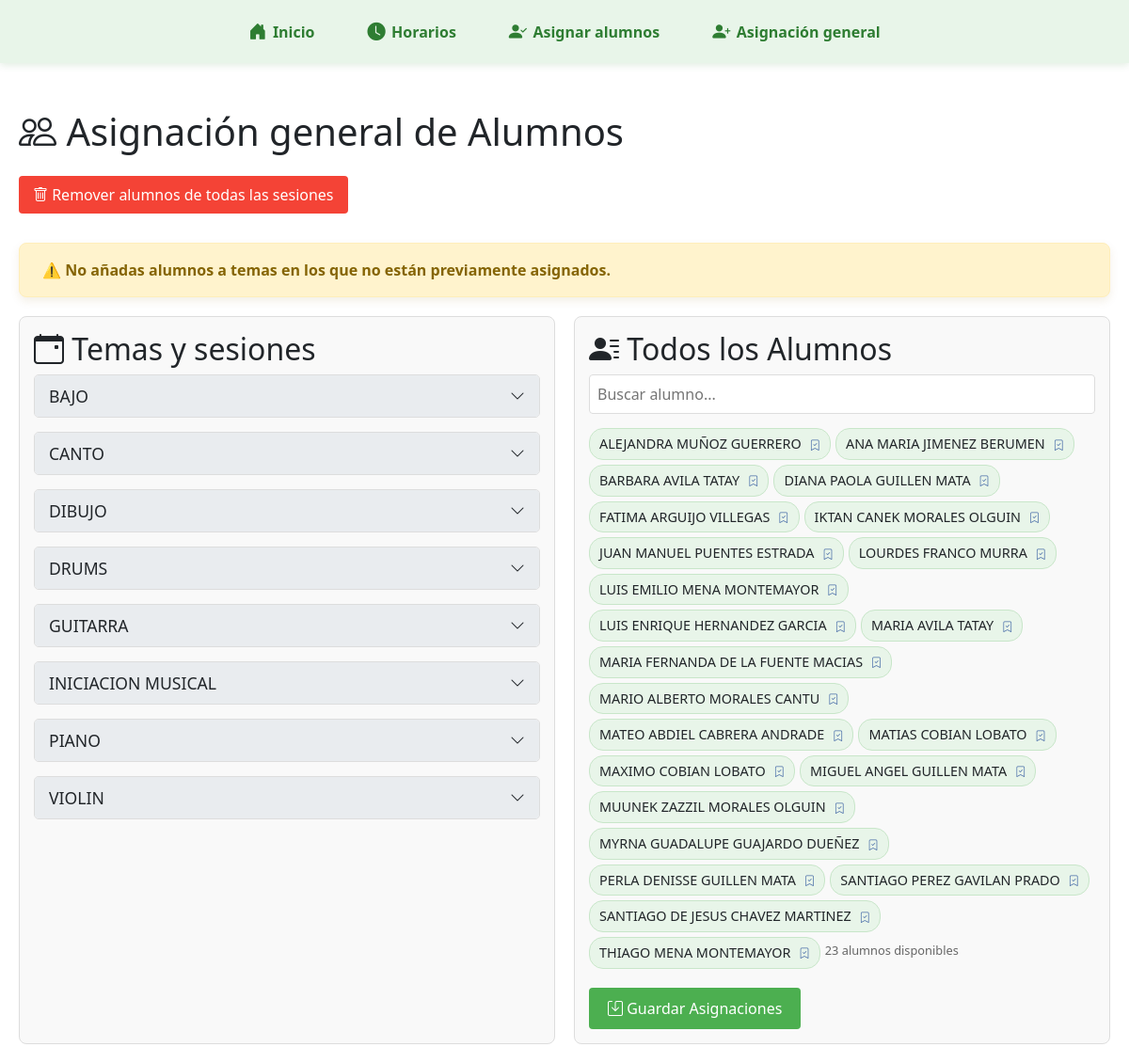
/asignacion_general.php, run on the app's committed database.
### tables this page shows
CREATE TABLE `alumnos` (
  `curp` varchar(18) NOT NULL,
  `nombre` varchar(50) NOT NULL,
  `apellidos` varchar(100) NOT NULL,
  `nombre_tutor` varchar(100) DEFAULT NULL,
  `fecha_nacimiento` date NOT NULL,
  `telefono` varchar(15) DEFAULT NULL,
  `mensualidad` decimal(10,2) NOT NULL DEFAULT 0.00,
  `activo` tinyint(1) DEFAULT 1,
  `fecha_registro` timestamp NOT NULL DEFAULT current_timestamp(),
  PRIMARY KEY (`curp`)
);

### asignacion_general.php (the view, shortened to what this page needs)
<?php
require_once __DIR__ . '/includes/bd.php';
function escape($str)
{
    return htmlspecialchars($str, ENT_QUOTES);
}
$temas = $conexion->query("
    SELECT t.id AS tema_id, t.nombre AS tema_nombre,
           h.id AS sesion_id, h.dia_semana, h.hora_inicio, h.hora_fin
    FROM temas t
    LEFT JOIN horarios h ON t.id = h.tema_id
    ORDER BY t.nombre, FIELD(h.dia_semana, 'Lunes','Martes','Miércoles','Jueves','Viernes','Sábado','Domingo'), h.hora_inicio
")->fetch_all(MYSQLI_ASSOC);
$sesiones_por_tema = [];
foreach ($temas as $row) {
    if (!isset($sesiones_por_tema[$row['tema_id']])) {
        $sesiones_por_tema[$row['tema_id']] = [
            'nombre' => $row['tema_nombre'],
            'sesiones' => []
        ];
    }
    if ($row['sesion_id']) {
        $sesiones_por_tema[$row['tema_id']]['sesiones'][] = [
            'id' => $row['sesion_id'],
            'dia_semana' => $row['dia_semana'],
            'hora_inicio' => $row['hora_inicio'],
            'hora_fin' => $row['hora_fin']
        ];
    }
}
$alumnos = $conexion->query("
    SELECT curp, CONCAT(nombre, ' ', apellidos) AS nombre_completo
    FROM alumnos
    WHERE activo = 1
    ORDER BY nombre, apellidos
")->fetch_all(MYSQLI_ASSOC);
$temas_por_alumno = [];
$res = $conexion->query("
    SELECT at.curp, GROUP_CONCAT(t.nombre SEPARATOR ', ') AS temas
    FROM alumnos_tema at
    JOIN temas t ON at.tema_id = t.id
    GROUP BY at.curp
");
while ($row = $res->fetch_assoc()) {
    $temas_por_alumno[$row['curp']] = $row['temas'];
}
?>
<!DOCTYPE html>
<html lang="es">
<head>
    <link rel="stylesheet" href="https://cdn.jsdelivr.net/npm/bootstrap-icons@1.11.1/font/bootstrap-icons.css">
    <link rel="stylesheet" href="https://cdn.jsdelivr.net/npm/bootstrap@5.2.3/dist/css/bootstrap.min.css">
</head>
<?php include 'navbar3.php'; ?>
<body>
    <br>
    <br>
    <br>
    <br>
    <div class="contenedor-principal">
        <h1><i class="bi bi-people"></i> Asignación general de Alumnos</h1>
        <button type="button" class="btn-desasignar-todo" onclick="desasignarTodos()">
            <i class="bi bi-trash"></i> Remover alumnos de todas las sesiones
        </button>
        <div class="alerta-asignacion">
            <p class="alerta-importante">
                ⚠️ No añadas alumnos a temas en los que no están previamente asignados.
            </p>
            <form method="POST">
                <div class="contenedor-drag-drop">
                    <div class="panel">
                        <h2><i class="bi bi-calendar-event"></i> Temas y sesiones</h2>
                        <?php if (empty($sesiones_por_tema)): ?>
                            <div class="alert alert-info">No hay sesiones disponibles.</div>
                        <?php else: ?>
                            <?php foreach ($sesiones_por_tema as $tema_id => $tema): ?>
                                <div class="tema-acordeon">
                                    <div class="tema-header" onclick="toggleAcordeon(this)">
                                        <h3><?= escape($tema['nombre']) ?></h3>
                                        <i class="bi bi-chevron-down"></i>
                                    </div>
                                </div>
                            <?php endforeach; ?>
                        <?php endif; ?>
                    </div>
                    <div class="panel">
                        <h2><i class="bi bi-person-lines-fill"></i> Todos los Alumnos</h2>
                        <div class="busqueda-container">
                            <input type="text" id="busqueda-alumnos" placeholder="Buscar alumno..."
                                onkeyup="filtrarAlumnos()">
                        </div>
                        <div id="alumnos-disponibles">
                            <?php foreach ($alumnos as $alumno):
                                $temas_alumno = $temas_por_alumno[$alumno['curp']] ?? 'Sin temas asignados';
                                $tooltip_text = !empty($temas_por_alumno[$alumno['curp']]) ? 'Inscrito en: ' . $temas_alumno : $temas_alumno;
                                ?>
                                <div class="alumno-item" draggable="true" data-curp="<?= escape($alumno['curp']) ?>"
                                    data-temas="<?= escape($temas_alumno) ?>" title="<?= escape($tooltip_text) ?>">
                                    <?= escape($alumno['nombre_completo']) ?>
                                    <?php if (!empty($temas_por_alumno[$alumno['curp']])): ?>
                                        <span class="badge-temas" title="<?= escape($tooltip_text) ?>">
                                            <i class="bi bi-bookmark-check"></i>
                                        </span>
                                    <?php endif; ?>
                                </div>
                            <?php endforeach; ?>
                        </div>
                    <button type="submit" class="btn-guardar"><i class="bi bi-save"></i> Guardar
                        Asignaciones</button>
            </form>
        </div>
</body>
</html>

### asignacion_general.php (style rules this page uses)
.contenedor-principal { max-width: 1400px; margin: 0 auto; padding: 20px; }
.contenedor-drag-drop { display: flex; gap: 20px; margin-top: 20px; }
.panel { flex: 1; border: 1px solid #ddd; border-radius: 8px; padding: 15px; background: #f9f9f9; max-height: 80vh; overflow-y: auto; }
.tema-acordeon { margin-bottom: 15px; border: 1px solid #ddd; border-radius: 5px; overflow: hidden; }
.tema-header { padding: 10px 15px; background: #e9ecef; cursor: pointer; display: flex; justify-content: space-between; align-items: center; }
.tema-header h3 { margin: 0; font-size: 1.1rem; }
#alumnos-disponibles { display: flex; flex-wrap: wrap; gap: 5px; }
.alumno-item { padding: 5px 10px; background: #e8f5e9; border-radius: 15px; cursor: move; font-size: 0.9rem; border: 1px solid #c8e6c9; }
.btn-guardar { margin-top: 20px; padding: 10px 20px; background: #4caf50; color: white; border: none; border-radius: 4px; cursor: pointer; }
.btn-desasignar-todo { margin: 15px 0; padding: 8px 15px; background: #f44336; color: white; border: none; border-radius: 4px; cursor: pointer; }
.busqueda-container { margin-bottom: 15px; }
#busqueda-alumnos { width: 100%; padding: 8px; border: 1px solid #ddd; border-radius: 4px; }
.badge-temas { margin-left: 5px; color: #4a6ea9; font-size: 0.8em; cursor: help; }
.alerta-importante { background-color: #fff3cd; color: #856404; border: 1px solid #ffeeba; padding: 1rem 1.5rem; border-radius: 8px; font-weight: 600; font-size: 1rem; margin-top: 1rem; box-shadow: 0 4px 10px rgba(133, 100, 4, 0.1); }

### data on the page
alumnos: nombre_completo "ALEJANDRA MUÑOZ GUERRERO"
alumnos: nombre_completo "ANA MARIA JIMENEZ BERUMEN"
alumnos: nombre_completo "BARBARA AVILA TATAY"
alumnos: nombre_completo "DIANA PAOLA GUILLEN MATA"
alumnos: nombre_completo "FATIMA ARGUIJO VILLEGAS"
alumnos: nombre_completo "IKTAN CANEK MORALES OLGUIN"
alumnos: nombre_completo "JUAN MANUEL PUENTES ESTRADA"
alumnos: nombre_completo "LOURDES FRANCO MURRA"
alumnos: nombre_completo "LUIS EMILIO MENA MONTEMAYOR"
alumnos: nombre_completo "LUIS ENRIQUE HERNANDEZ GARCIA"
alumnos: nombre_completo "MARIA AVILA TATAY"
alumnos: nombre_completo "MARIA FERNANDA DE LA FUENTE MACIAS"
alumnos: nombre_completo "MARIO ALBERTO MORALES CANTU"
alumnos: nombre_completo "MATEO ABDIEL CABRERA ANDRADE"
alumnos: nombre_completo "MATIAS COBIAN LOBATO"
alumnos: nombre_completo "MAXIMO COBIAN LOBATO"
alumnos: nombre_completo "MIGUEL ANGEL GUILLEN MATA"
alumnos: nombre_completo "MUUNEK ZAZZIL MORALES OLGUIN"
alumnos: nombre_completo "MYRNA GUADALUPE GUAJARDO DUEÑEZ"
alumnos: nombre_completo "PERLA DENISSE GUILLEN MATA"
alumnos: nombre_completo "SANTIAGO PEREZ GAVILAN PRADO"
alumnos: nombre_completo "SANTIAGO DE JESUS CHAVEZ MARTINEZ"
alumnos: nombre_completo "THIAGO MENA MONTEMAYOR"

### other printed values
$tema['nombre'] "BAJO"
$tema['nombre'] "CANTO"
$tema['nombre'] "DIBUJO"
$tema['nombre'] "DRUMS"
$tema['nombre'] "GUITARRA"
$tema['nombre'] "INICIACION MUSICAL"
$tema['nombre'] "PIANO"
$tema['nombre'] "VIOLIN"
